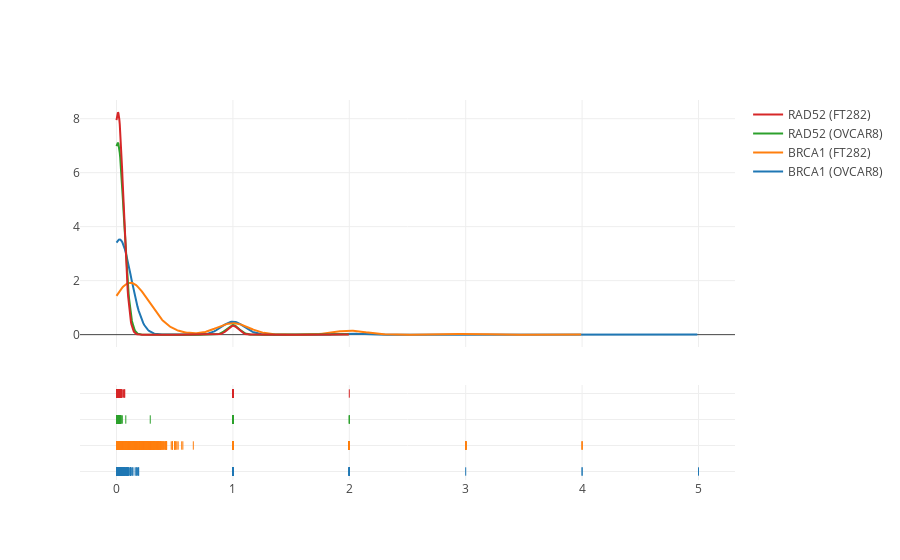

Notebook code cell kept with this figure:
### Markdown cell above
- The y-axis is showing the frequency of cells expressing BRCA1/RAD52.
- The x-axis is the read count after being corrected for gene dropouts events using scImpute algorithm.

### Code cell
ov_br = df_ov_brca1_rad52.BRCA1.values
ft_br = df_ft_brca1_rad52.BRCA1.values
ov_rd = df_ov_brca1_rad52.RAD52.values
ft_rd = df_ft_brca1_rad52.RAD52.values
hist_data = [ov_br, ft_br, ov_rd, ft_rd]
group_labels = ['BRCA1 (OVCAR8)','BRCA1 (FT282)', 'RAD52 (OVCAR8)','RAD52 (FT282)']
fig = ff.create_distplot(hist_data, group_labels, show_hist=False)
plotly.offline.iplot(fig)

### Figure 1 — Plotly figure (JSON) as saved in the notebook; plotly's stock layout.template omitted (floating-point values rounded to 4 significant figures; data arrays with more than 128 entries replaced by an {"elided": "..."} marker saying what was removed)
{"data": [{"legendgroup": "BRCA1 (OVCAR8)", "marker": {"color": "rgb(31, 119, 180)"}, "mode": "lines", "name": "BRCA1 (OVCAR8)", "showlegend": true, "type": "scatter", "x": {"elided": "500 float values"}, "xaxis": "x1", "y": {"elided": "500 float values"}, "yaxis": "y1"}, {"legendgroup": "BRCA1 (FT282)", "marker": {"color": "rgb(255, 127, 14)"}, "mode": "lines", "name": "BRCA1 (FT282)", "showlegend": true, "type": "scatter", "x": {"elided": "500 float values"}, "xaxis": "x1", "y": {"elided": "500 float values"}, "yaxis": "y1"}, {"legendgroup": "RAD52 (OVCAR8)", "marker": {"color": "rgb(44, 160, 44)"}, "mode": "lines", "name": "RAD52 (OVCAR8)", "showlegend": true, "type": "scatter", "x": {"elided": "500 float values"}, "xaxis": "x1", "y": {"elided": "500 float values"}, "yaxis": "y1"}, {"legendgroup": "RAD52 (FT282)", "marker": {"color": "rgb(214, 39, 40)"}, "mode": "lines", "name": "RAD52 (FT282)", "showlegend": true, "type": "scatter", "x": {"elided": "500 float values"}, "xaxis": "x1", "y": {"elided": "500 float values"}, "yaxis": "y1"}, {"legendgroup": "BRCA1 (OVCAR8)", "marker": {"color": "rgb(31, 119, 180)", "symbol": "line-ns-open"}, "mode": "markers", "name": "BRCA1 (OVCAR8)", "showlegend": false, "text": null, "type": "scatter", "x": {"elided": "1454 float values"}, "xaxis": "x1", "y": {"elided": "1454 str values"}, "yaxis": "y2"}, {"legendgroup": "BRCA1 (FT282)", "marker": {"color": "rgb(255, 127, 14)", "symbol": "line-ns-open"}, "mode": "markers", "name": "BRCA1 (FT282)", "showlegend": false, "text": null, "type": "scatter", "x": {"elided": "1440 float values"}, "xaxis": "x1", "y": {"elided": "1440 str values"}, "yaxis": "y2"}, {"legendgroup": "RAD52 (OVCAR8)", "marker": {"color": "rgb(44, 160, 44)", "symbol": "line-ns-open"}, "mode": "markers", "name": "RAD52 (OVCAR8)", "showlegend": false, "text": null, "type": "scatter", "x": {"elided": "1454 float values"}, "xaxis": "x1", "y": {"elided": "1454 str values"}, "yaxis": "y2"}, {"legendgroup": "RAD52 (FT282)", "marker": {"color": "rgb(214, 39, 40)", "symbol": "line-ns-open"}, "mode": "markers", "name": "RAD52 (FT282)", "showlegend": false, "text": null, "type": "scatter", "x": {"elided": "1440 float values"}, "xaxis": "x1", "y": {"elided": "1440 str values"}, "yaxis": "y2"}], "layout": {"barmode": "overlay", "hovermode": "closest", "legend": {"traceorder": "reversed"}, "xaxis1": {"anchor": "y2", "domain": [0, 1], "zeroline": false}, "yaxis1": {"anchor": "free", "domain": [0.35, 1], "position": 0}, "yaxis2": {"anchor": "x1", "domain": [0, 0.25], "dtick": 1, "showticklabels": false}}}
